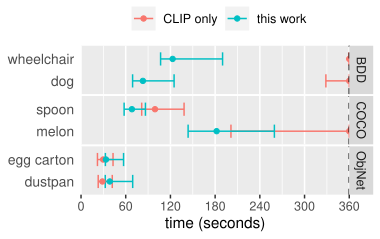

This chart was generated by the following R code:
library(tidyverse)
library(arrow)


target = c(3.8, 2.4)
units = 'in'

if (all(near(dev.size(units=units), target))){
  print('no need to change device')
  
} else{
  graphics.off()
  print('changing device')
  dev.new(width=target[1], height=target[2],  unit=unit, noRStudioGD = TRUE)
}




table <- read_parquet('../notebooks/find10_interval.parquet', as_data_frame=TRUE)
table <- tibble(table)

table <- replace_na(table, replace=list(lower=360, high=360))
table <- (table %>% mutate(method=recode_factor(method, baseline='CLIP only')))


table <- table %>% filter(correction_n == 6)

plot <- (ggplot(data=table)
          + geom_errorbarh(aes(xmin=lower, xmax=high, y=qstr, color=method),  height=.6)
         + geom_point(aes(x=med, y=qstr, color=method))
          + facet_grid(rows=vars(dataset), scales='free_y')
         + xlab(label='time (seconds)')
         + geom_vline(xintercept = 360, linetype='dashed', color='black')
         #+ annotate('vline', xintercept=c(360), linetype='dashed', color='black')
         + scale_x_continuous(breaks=seq(0, 360, 60), limits = c(0,361), expand=c(.0, .05))
         
         + theme(legend.position = 'top', 
                 axis.title.y = element_blank(),
                 axis.ticks.y = element_blank(),
                 axis.text.y = element_text(size=10),
                 panel.grid.major.y =  element_blank(),
                 panel.spacing.y =  unit(.5, unit='mm'),
                 #panel.border = element_line(color='white'),
                 legend.title = element_blank(),
                 legend.spacing = unit(.5, unit='mm'),
                 legend.margin = margin(c(0,0,0,0), unit='mm'),
                 #panel.background = element_blank(),
                 plot.margin=grid::unit(c(0,0,0,0), "mm"),
                 
            )
        )
  
ggsave(plot = plot, filename='./query_latency.pdf',  bg = NULL)
plot
